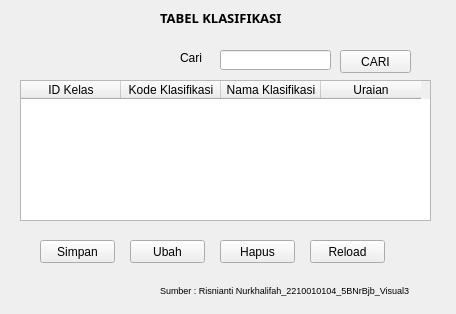
<?xml version="1.0" encoding="UTF-8"?>
<ui version="4.0">
 <class>Form</class>
 <widget class="QWidget" name="Form">
  <property name="geometry">
   <rect>
    <x>0</x>
    <y>0</y>
    <width>456</width>
    <height>314</height>
   </rect>
  </property>
  <property name="windowTitle">
   <string>Form</string>
  </property>
  <widget class="QPushButton" name="pushButton">
   <property name="geometry">
    <rect>
     <x>340</x>
     <y>50</y>
     <width>71</width>
     <height>23</height>
    </rect>
   </property>
   <property name="text">
    <string>CARI</string>
   </property>
  </widget>
  <widget class="QTableWidget" name="tableWidget">
   <property name="geometry">
    <rect>
     <x>20</x>
     <y>80</y>
     <width>411</width>
     <height>141</height>
    </rect>
   </property>
   <column>
    <property name="text">
     <string>ID Kelas</string>
    </property>
   </column>
   <column>
    <property name="text">
     <string>Kode Klasifikasi</string>
    </property>
   </column>
   <column>
    <property name="text">
     <string>Nama Klasifikasi</string>
    </property>
   </column>
   <column>
    <property name="text">
     <string>Uraian</string>
    </property>
   </column>
  </widget>
  <widget class="QLineEdit" name="cari">
   <property name="geometry">
    <rect>
     <x>220</x>
     <y>50</y>
     <width>111</width>
     <height>20</height>
    </rect>
   </property>
   <property name="text">
    <string/>
   </property>
  </widget>
  <widget class="QLabel" name="label_6">
   <property name="geometry">
    <rect>
     <x>160</x>
     <y>10</y>
     <width>171</width>
     <height>16</height>
    </rect>
   </property>
   <property name="font">
    <font>
     <family>Cascadia Code</family>
     <pointsize>10</pointsize>
     <weight>75</weight>
     <italic>false</italic>
     <bold>true</bold>
    </font>
   </property>
   <property name="text">
    <string>TABEL KLASIFIKASI</string>
   </property>
  </widget>
  <widget class="QPushButton" name="btnClear">
   <property name="geometry">
    <rect>
     <x>310</x>
     <y>240</y>
     <width>75</width>
     <height>23</height>
    </rect>
   </property>
   <property name="text">
    <string>Reload</string>
   </property>
  </widget>
  <widget class="QPushButton" name="btnSimpan">
   <property name="geometry">
    <rect>
     <x>40</x>
     <y>240</y>
     <width>75</width>
     <height>23</height>
    </rect>
   </property>
   <property name="text">
    <string>Simpan</string>
   </property>
  </widget>
  <widget class="QPushButton" name="btnUbah">
   <property name="geometry">
    <rect>
     <x>130</x>
     <y>240</y>
     <width>75</width>
     <height>23</height>
    </rect>
   </property>
   <property name="text">
    <string>Ubah</string>
   </property>
  </widget>
  <widget class="QPushButton" name="btnHapus">
   <property name="geometry">
    <rect>
     <x>220</x>
     <y>240</y>
     <width>75</width>
     <height>23</height>
    </rect>
   </property>
   <property name="text">
    <string>Hapus</string>
   </property>
  </widget>
  <widget class="QLabel" name="label">
   <property name="geometry">
    <rect>
     <x>180</x>
     <y>50</y>
     <width>31</width>
     <height>16</height>
    </rect>
   </property>
   <property name="text">
    <string>Cari</string>
   </property>
  </widget>
  <widget class="QLabel" name="label_2">
   <property name="geometry">
    <rect>
     <x>160</x>
     <y>280</y>
     <width>261</width>
     <height>20</height>
    </rect>
   </property>
   <property name="font">
    <font>
     <pointsize>7</pointsize>
    </font>
   </property>
   <property name="text">
    <string>Sumber : Risnianti Nurkhalifah_2210010104_5BNrBjb_Visual3</string>
   </property>
  </widget>
 </widget>
 <resources/>
 <connections/>
</ui>
